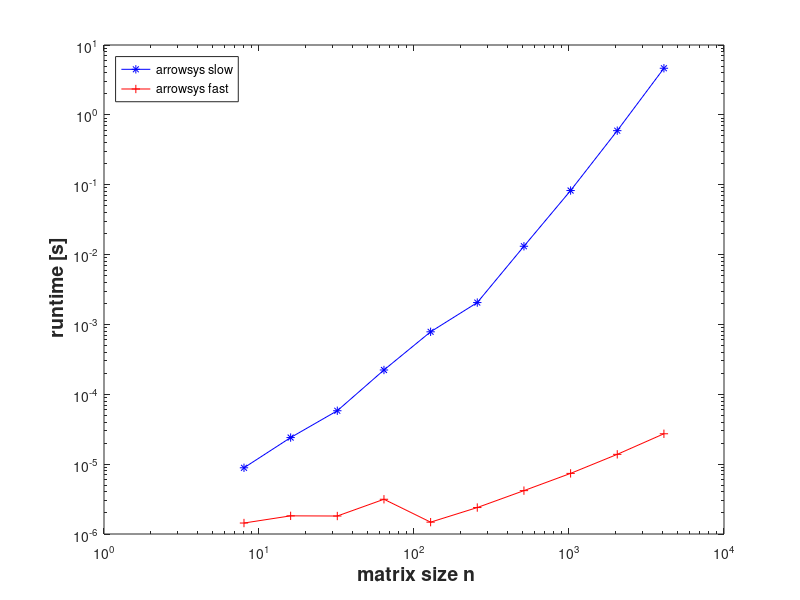
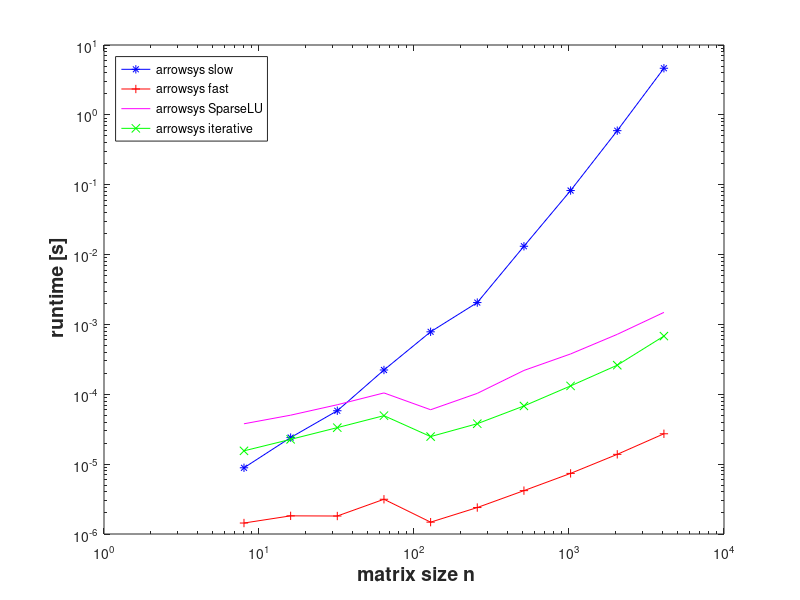

Source code (MATLAB) for these figures, in order:
delimiterIn = ' ';
headerlinesIn = 0;
times = importdata('arrowsystiming.dat', delimiterIn, headerlinesIn);

%% Dense plotting
figure('name','arrowsystiming_cpp');
loglog(times(:,1),times(:,2),'b-*',times(:,1),times(:,3),'r-+');
xlabel('{\bf matrix size n}','fontsize',14); 
ylabel('{\bf runtime [s]}','fontsize',14);
legend('arrowsys slow','arrowsys fast','location','northwest');

print -depsc2 './arrowsystiming_cpp.eps';

%% Sparse plotting
figure('name','arrowsystiming_sparse_cpp');
loglog(times(:,1),times(:,2),'b-*',times(:,1),times(:,3),'r-+',...
    times(:,1),times(:,4),'m-',times(:,1),times(:,5),'g-x');
xlabel('{\bf matrix size n}','fontsize',14); 
ylabel('{\bf runtime [s]}','fontsize',14);
legend('arrowsys slow','arrowsys fast','arrowsys SparseLU','arrowsys iterative ','location','northwest');

print -depsc2 './arrowsystiming_sparse_cpp.eps';